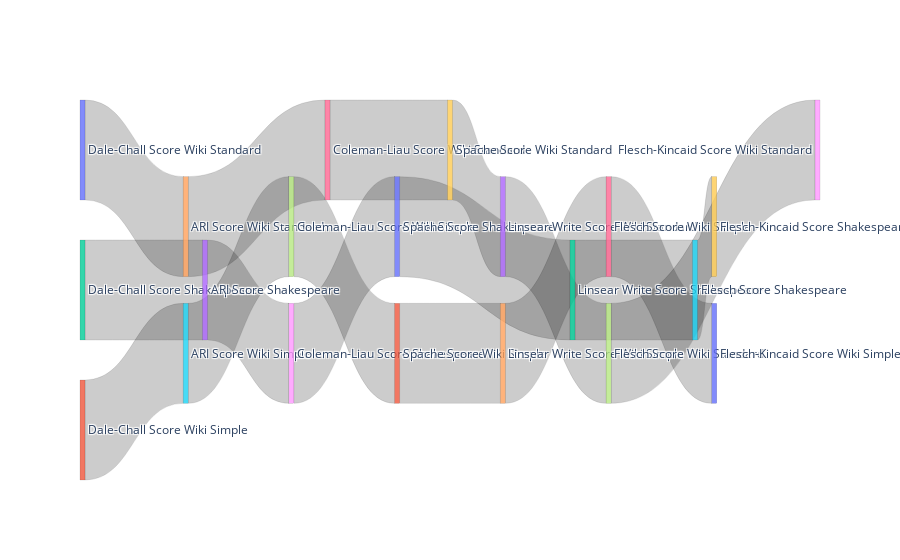

Here is the notebook cell this chart was saved with:
### Code cell
fig = go.Figure(go.Sankey(
    arrangement = "perpendicular",
    node = {
        "label": labels,
        "thickness": 5,
        "line": dict(color = "black", width = 0.1),
        "x": x,
        "y": y,
        'pad':40},  # 10 Pixels
    link = {
        "line": dict(color = "black", width = 0.1),
        "source": source,
        "target": target,
        "value": value}),
               )

fig.show()

### Figure 1 — Plotly figure (JSON) as saved in the notebook; plotly's stock layout.template omitted (floating-point values rounded to 4 significant figures)
{"data": [{"arrangement": "perpendicular", "link": {"line": {"color": "black", "width": 0.1}, "source": [0, 3, 6, 9, 12, 15, 1, 4, 7, 10, 13, 16, 2, 5, 8, 11, 14, 17], "target": [4, 8, 9, 13, 15, 19, 5, 6, 11, 12, 17, 20, 3, 7, 10, 14, 16, 18], "value": [1, 1, 1, 1, 1, 1, 1, 1, 1, 1, 1, 1, 1, 1, 1, 1, 1, 1]}, "node": {"label": ["Dale-Chall Score Wiki Standard", "Dale-Chall Score Wiki Simple", "Dale-Chall Score Shakespeare", "ARI Score Shakespeare", "ARI Score Wiki Standard", "ARI Score Wiki Simple", "Coleman-Liau Score Wiki Standard", "Coleman-Liau Score Wiki Simple", "Coleman-Liau Score Shakespeare", "Spache Score Wiki Standard", "Spache Score Shakespeare", "Spache Score Wiki Simple", "Linsear Write Score Shakespeare", "Linsear Write Score Wiki Standard", "Linsear Write Score Wiki Simple", "Flesch Score Shakespeare", "Flesch Score Wiki Simple", "Flesch Score Wiki Standard", "Flesch-Kincaid Score Wiki Standard", "Flesch-Kincaid Score Shakespeare", "Flesch-Kincaid Score Wiki Simple"], "line": {"color": "black", "width": 0.1}, "pad": 40, "thickness": 5, "x": [0, 0, 0, 0.1429, 0.1429, 0.1429, 0.2857, 0.2857, 0.2857, 0.4286, 0.4286, 0.4286, 0.5714, 0.5714, 0.5714, 0.7143, 0.7143, 0.7143, 0.8571, 0.8571, 0.8571], "y": [0, 0.3333, 0.6667, 0, 0.3333, 0.6667, 0, 0.3333, 0.6667, 0, 0.3333, 0.6667, 0, 0.3333, 0.6667, 0, 0.3333, 0.6667, 0, 0.3333, 0.6667]}, "type": "sankey"}], "layout": {"autosize": true}}
